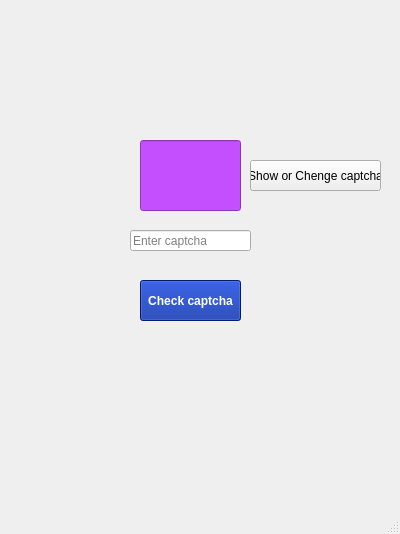
<?xml version="1.0" encoding="UTF-8"?>
<ui version="4.0">
 <class>captchacheck</class>
 <widget class="QMainWindow" name="captchacheck">
  <property name="geometry">
   <rect>
    <x>0</x>
    <y>0</y>
    <width>400</width>
    <height>534</height>
   </rect>
  </property>
  <property name="windowTitle">
   <string>MainWindow</string>
  </property>
  <widget class="QWidget" name="centralwidget">
   <widget class="QLabel" name="label">
    <property name="geometry">
     <rect>
      <x>0</x>
      <y>0</y>
      <width>400</width>
      <height>534</height>
     </rect>
    </property>
    <property name="styleSheet">
     <string notr="true">image: url(:/new/prefix3/captchaCheck.jpg);</string>
    </property>
    <property name="text">
     <string/>
    </property>
   </widget>
   <widget class="QLineEdit" name="lineEdit">
    <property name="geometry">
     <rect>
      <x>140</x>
      <y>140</y>
      <width>101</width>
      <height>71</height>
     </rect>
    </property>
    <property name="font">
     <font>
      <pointsize>30</pointsize>
     </font>
    </property>
    <property name="styleSheet">
     <string notr="true">background-color: rgb(196, 79, 255);
color: rgb(164, 16, 213);</string>
    </property>
    <property name="text">
     <string/>
    </property>
    <property name="readOnly">
     <bool>true</bool>
    </property>
   </widget>
   <widget class="QPushButton" name="pushButton">
    <property name="geometry">
     <rect>
      <x>250</x>
      <y>160</y>
      <width>131</width>
      <height>31</height>
     </rect>
    </property>
    <property name="text">
     <string>Show or Chenge captcha</string>
    </property>
   </widget>
   <widget class="QLineEdit" name="lineEdit_2">
    <property name="geometry">
     <rect>
      <x>130</x>
      <y>230</y>
      <width>121</width>
      <height>21</height>
     </rect>
    </property>
    <property name="placeholderText">
     <string>Enter captcha</string>
    </property>
   </widget>
   <widget class="QPushButton" name="pushButton_2">
    <property name="geometry">
     <rect>
      <x>140</x>
      <y>280</y>
      <width>101</width>
      <height>41</height>
     </rect>
    </property>
    <property name="font">
     <font>
      <weight>75</weight>
      <bold>true</bold>
     </font>
    </property>
    <property name="styleSheet">
     <string notr="true">color: rgb(255, 255, 255);
background-color: rgb(2, 38, 158);</string>
    </property>
    <property name="text">
     <string>Check captcha</string>
    </property>
   </widget>
  </widget>
  <widget class="QMenuBar" name="menubar">
   <property name="geometry">
    <rect>
     <x>0</x>
     <y>0</y>
     <width>400</width>
     <height>20</height>
    </rect>
   </property>
  </widget>
  <widget class="QStatusBar" name="statusbar"/>
 </widget>
 <resources/>
 <connections/>
</ui>
